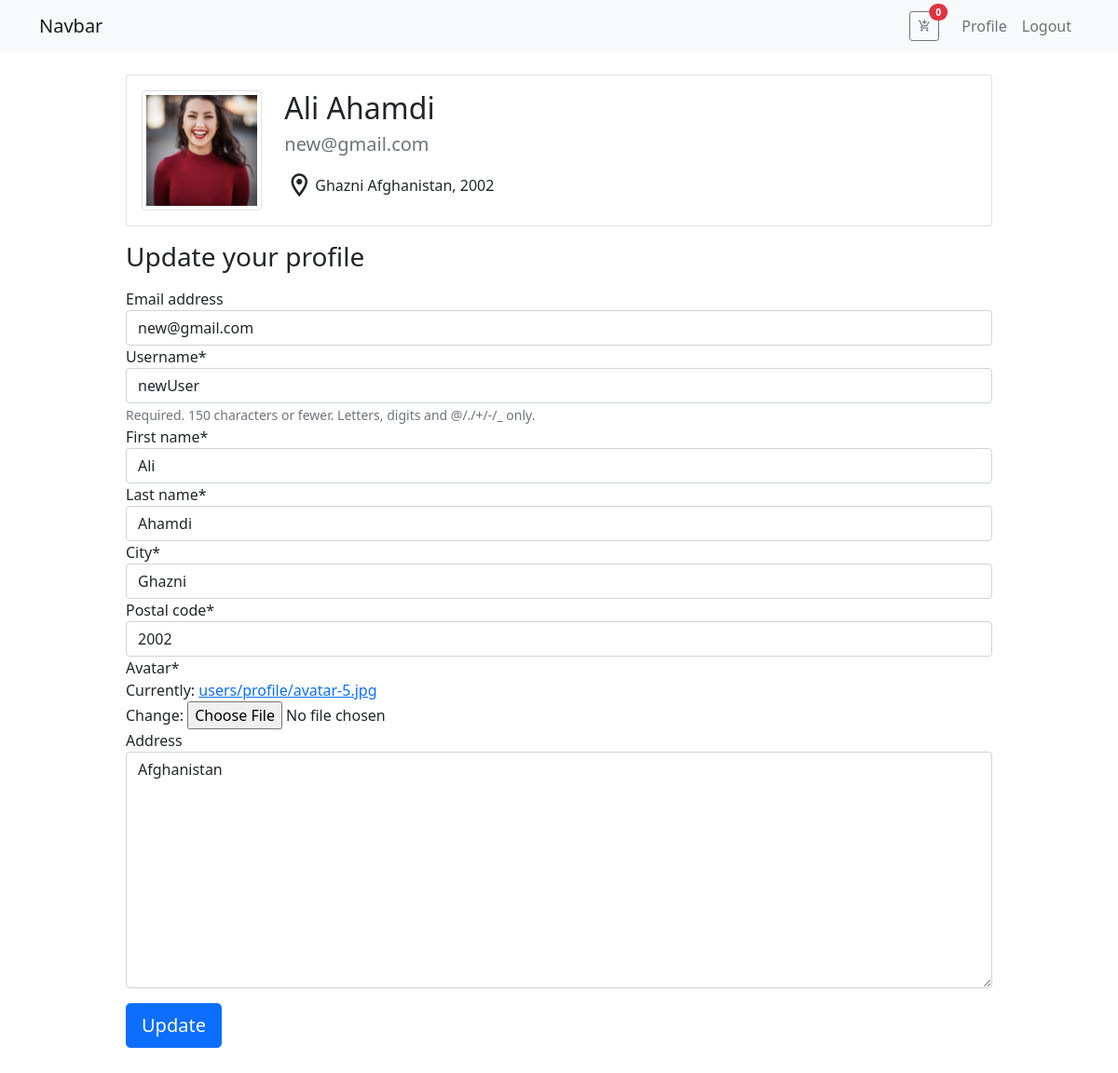
The page /account/profile/ (signed in) on the database its author committed.
### users/models.py (models this page shows, shortened)
class Profile(models.Model):
    user = models.OneToOneField(User, on_delete=models.CASCADE)
    first_name = models.CharField(max_length=200)
    last_name = models.CharField(max_length=200)
    city = models.CharField(max_length=200)
    postal_code = models.CharField(max_length=50)
    avatar = models.ImageField(upload_to="users/profile", default="user.jpg")
    address = models.TextField(null=True, blank=True)

### users/views.py (the view)
# urls.py: path("profile/", views.profile, name="profile")
@login_required(login_url="login")
def profile(request):
    if request.method == 'POST':
        u_form = UserUpdateForm(request.POST, instance=request.user)
        p_form = UserProfileUpdateForm(request.POST, request.FILES, instance=request.user.profile)
        if u_form.is_valid() and p_form.is_valid():
            u_form.save()
            p_form.save()
        return redirect("users:profile")
    else:
        u_form = UserUpdateForm(instance=request.user)
        p_form = UserProfileUpdateForm(instance=request.user.profile)
    context = {
        "u_form" : u_form,
        "p_form" : p_form
    }
    return render(request, "users/profile.html", context)

### users/forms.py
class UserUpdateForm(forms.ModelForm):
    class Meta:
        model = User
        fields = ["email", "username"]

class UserProfileUpdateForm(forms.ModelForm):
    class Meta:
        model  = Profile
        fields  = [
            "first_name",
            "last_name",
            "city",
            "postal_code",
            "avatar",
            "address",
        ]

### cart/cart.py (called while the page is built)
    def __len__(self):
        return sum(item['quantity'] for item in self.cart.values())

### cart/context_processors.py (called while the page is built)
def cart(request):
    return  {"cart" : Cart(request)}

### users/templates/users/profile.html (shortened to what this page needs)
{% extends 'base.html' %}
{% load static %}
{% load crispy_forms_tags %}
{% block content %}
    <div class="col-lg-10 m-auto">
        <div class="card mt-4">
            <div class="card-body">
                <div class="row">
                    <div class="col-lg-2">
                        <img src="{{request.user.profile.avatar.url}}"  class="img-thumbnail" alt="">
                    </div>
                    <div class="col-lg-10">
                        <h2>{{request.user.profile.first_name}} {{request.user.profile.last_name}}</h2>
                        <h5 class="text-muted">{{request.user.email}}</h5>
                        <table>
                            <tr>
                                <td>
                                    <i class="mdi mdi-map-marker-outline mt-2" style="font-size: 30px;"></i>
                                </td>
                                <td>{{request.user.profile.city}} {{request.user.profile.address}}, {{request.user.profile.postal_code}}</td>
                            </tr>
                        </table>
                    </div>
                </div>
            </div>
        </div>
    </div>
    <div class="col-lg-10 m-auto">
        <h3 class="my-3">Update your profile</h3>
        <form action="" method="POST" class="mb-5" enctype="multipart/form-data">
            {{u_form|crispy}}
            {{p_form|crispy}}
            <button class="btn btn-primary btn-lg my-3">Update</button>
        </form>
    </div>
{% endblock content %}

### rows shown on the page
Profile: first_name "Ali", last_name "Ahamdi", city "Ghazni", postal_code "2002", address "Afghanistan"

### other values the page prints
{{ total_items }} "0"
{{ request.user.profile.first_name }} "Ali"
{{ request.user.profile.last_name }} "Ahamdi"
{{ request.user.email }} "new@gmail.com"
{{ request.user.profile.city }} "Ghazni"
{{ request.user.profile.address }} "Afghanistan"
{{ request.user.profile.postal_code }} "2002"
